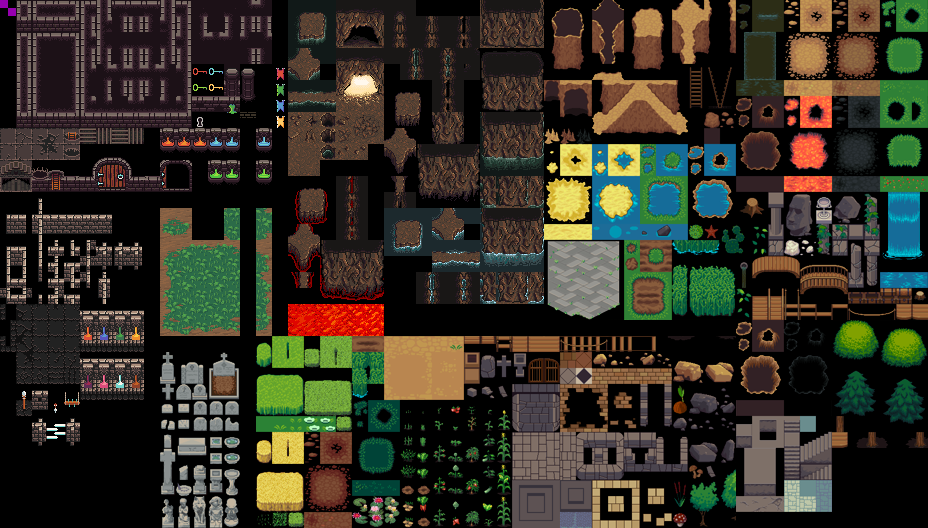

This is a level from a 2D game, rendered from its Tiled map with the project's own tilesets. A one-line summary and the map file follow, with tile-layer data summarised:
An orthogonal 58x33 tile map with 16x16 px tiles, 1 tile layer (เลเยอร์ไทล์ 1).

<map version="1.10" tiledversion="1.10.2" orientation="orthogonal" renderorder="right-down" width="58" height="33" tilewidth="16" tileheight="16" infinite="0" nextlayerid="2" nextobjectid="1">
 <tileset firstgid="1" source="newTileSet.tsx" />
 <layer id="1" name="เลเยอร์ไทล์ 1" width="58" height="33">
  <data>[1914 cells, 1914 non-empty, 1914 distinct tile ids]</data>
 </layer>
</map>
